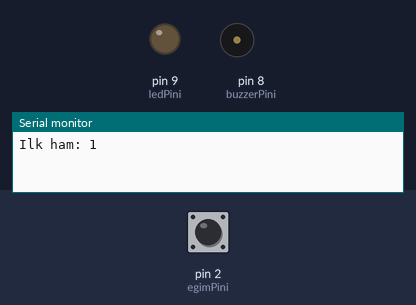
Bench run of a sketch on a simulated Arduino Uno, built with avr-gcc and run on an emulated ATmega328P. Shown: output pins drawn as LEDs (lit = HIGH), buzzer (waves = sounding, pin HIGH), the last lines printed to the serial monitor. Inputs (shaded band) come from the test bench; at power-on: pin 2 (egimPini) HIGH.

Above: at 1.2 s.
1.3 s: pin 2 (egimPini) pulled LOW for 1 s
At 2.3 s:
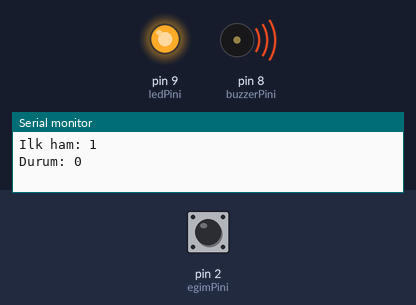
4.0 s: pin 2 (egimPini) pulled LOW for 3.2 s
At 8.4 s:
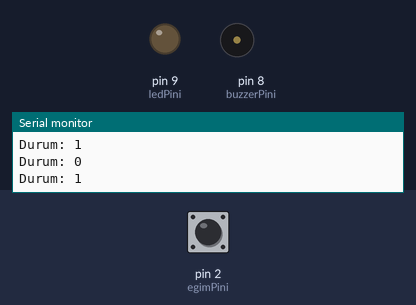
Timing chart, 0 to 9.9 s (numbered marks = the images above; inputs shaded):
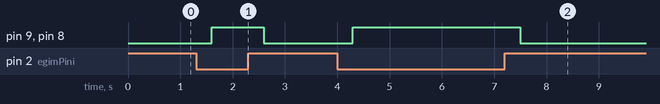

The sketch:

p14_egim_alarmi.ino
```cpp
const byte egimPini = 2;
const byte ledPini = 9;
const byte buzzerPini = 8;
const int egikDegeri = LOW;
const unsigned long beklemeMs = 300;
const unsigned long haberlesmeHizi = 9600;
int sonHam;
int kararli = HIGH;
unsigned long degisimZamani = 0;

void setup() {
  pinMode(egimPini, INPUT_PULLUP);
  pinMode(ledPini, OUTPUT);
  pinMode(buzzerPini, OUTPUT);
  if (egikDegeri == HIGH) kararli = LOW;
  sonHam = digitalRead(egimPini);
  degisimZamani = millis();
  Serial.begin(haberlesmeHizi);
  Serial.print("Ilk ham: ");
  Serial.println(sonHam);
}

void loop() {
  int ham = digitalRead(egimPini);
  unsigned long simdi = millis();
  if (ham != sonHam) {
    degisimZamani = simdi;
    sonHam = ham;
  }
  if (simdi - degisimZamani >= beklemeMs && ham != kararli) {
    kararli = ham;
    Serial.print("Durum: ");
    Serial.println(kararli);
  }
  if (kararli == egikDegeri) {
    digitalWrite(ledPini, HIGH);
    digitalWrite(buzzerPini, HIGH);
  } else {
    digitalWrite(ledPini, LOW);
    digitalWrite(buzzerPini, LOW);
  }
}
```

Measured:
- after the input at 1.3 s, pin 9 (ledPini), pin 8 (buzzerPini): LOW → HIGH after 0.30 s, → LOW 1.0 s later
- after the input at 4.0 s, pin 9 (ledPini), pin 8 (buzzerPini): LOW → HIGH after 0.30 s, → LOW 3.2 s later
